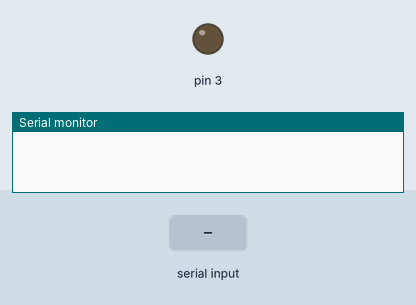
A sketch run on a simulated Arduino Uno, built with avr-gcc and run on an emulated ATmega328P. Shown: output pins drawn as LEDs (lit = HIGH), the last lines printed to the serial monitor. The inputs (shaded band) are chosen by the test bench.

Above: at 6.2 s.
6.3 s: "1560QW" received over the second serial link
At 8.4 s:
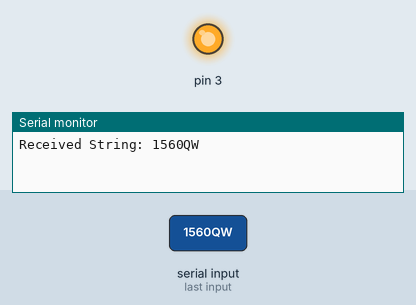
8.7 s: "1525QW" received over the second serial link
At 10.4 s:
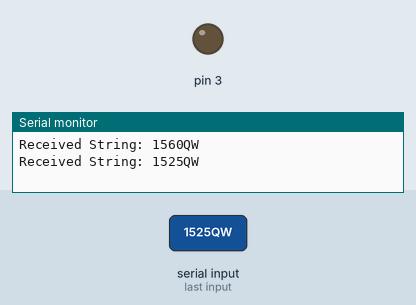
Timing chart, 0 to 11.9 s (numbered marks = the images above; inputs shaded):
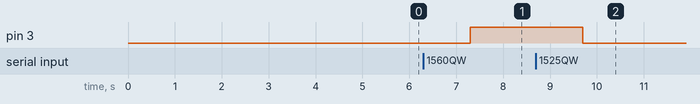

Measured:
- after the input at 6.3 s, pin 3: LOW → HIGH after 1.0 s
- after the input at 8.7 s, pin 3: HIGH → LOW after 1.0 s

The sketch:

test_r.ino
```cpp
#include <SoftwareSerial.h>
SoftwareSerial mySerial(7, 6); // RX(connect TX of esp8266), TX (connect RX of es[8266)

void setup()
{
 Serial.begin(9600);
 mySerial.begin(9600);
 pinMode(3, OUTPUT);
 delay(5000);
 }

void loop(){

 String IncomingString="";
 boolean StringReady = false;

 while (mySerial.available()){
   IncomingString=mySerial.readString();
   StringReady= true;
  }

  if (StringReady){
    Serial.println("Received String: " + IncomingString);

  }
  if (IncomingString.indexOf("1560QW") >= 0){
        digitalWrite(3, HIGH);
  }else if (IncomingString.indexOf("1525QW") >= 0){
        digitalWrite(3, LOW);
  }
  }
```
